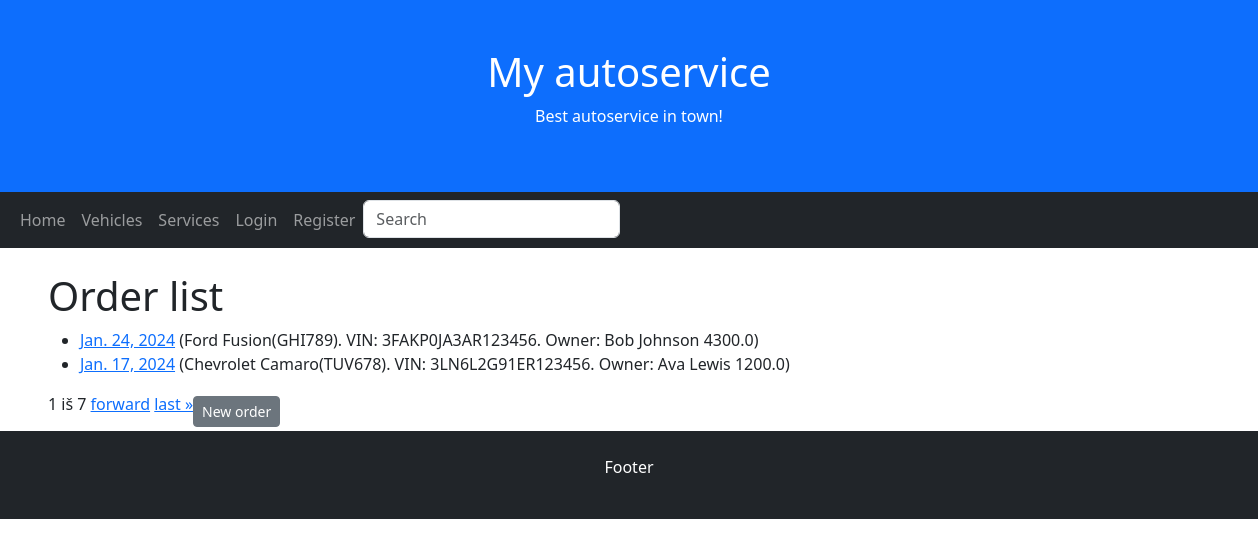
Page /autoservice/orders/ on the earlier database version.
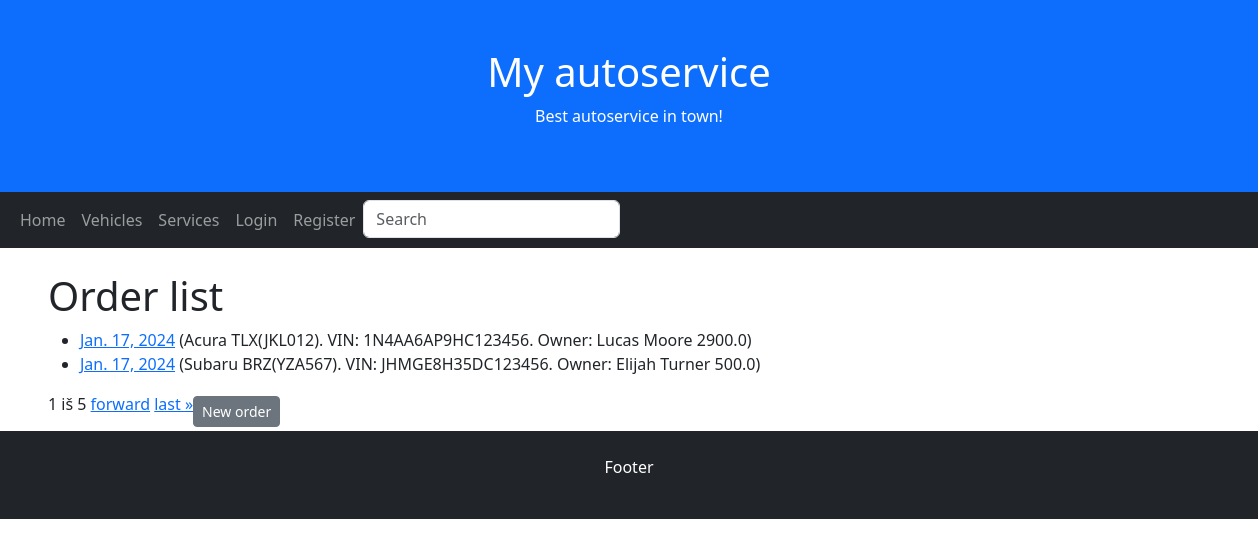
Same page on the later database version.
### autoservice/models.py (models this page shows, shortened)
class Order(models.Model):
    date = models.DateField(verbose_name='Date', auto_now=True, null=True, blank=True)
    vehicle = models.ForeignKey(to='Vehicle', on_delete=models.CASCADE)
    total = models.FloatField(verbose_name='Total', null=True, blank=True)
    client = models.ForeignKey(User, on_delete=models.CASCADE, blank=True, null=True)
    return_due = models.DateField(verbose_name="Return due", null=True, blank=True)
    ORDER_STATUS = (
        ('r', 'Received'),
        ('c', 'Confirmed'),
        ('ip', 'In-progress'),
        ('co', 'Complete'),
    )
    order_status = models.CharField(max_length=2, choices=ORDER_STATUS, blank=True, default='r', help_text='Order status')
    class Meta:
        verbose_name = 'Order'
        verbose_name_plural = 'Orders'

class Vehicle(models.Model):
    model = models.ForeignKey(to='Model', on_delete=models.CASCADE)
    plate = models.CharField(verbose_name='Plate number', max_length=50, null=True, blank=True)
    vin = models.CharField(verbose_name='VIN number', max_length=50, null=True, blank=True)
    client = models.CharField(verbose_name='Client', max_length=50, null=True, blank=True)
    cover = models.ImageField('Cover', upload_to='covers', null=True, blank=True)
    def __str__(self):
        return f"{self.model}({self.plate}). VIN: {self.vin}. Owner: {self.client}"
    class Meta:
        verbose_name = 'Vehicle'
        verbose_name_plural = 'Vehicles'

class Model(models.Model):
    make = models.CharField(verbose_name='Make', max_length=50, null=True, blank=True)
    model = models.CharField(verbose_name='Model', max_length=50, null=True, blank=True)
    desc = HTMLField(null=True, blank=True)
    def __str__(self):
        return f"{self.make} {self.model}"
    class Meta:
        verbose_name = 'Model'
        verbose_name_plural = 'Models'

### autoservice/views.py (the view)
# urls.py: path('orders/', views.OrderListView.as_view(), name='orders'),
class OrderListView(generic.ListView):
    model = Order
    paginate_by = 2
    template_name = 'order_list.html'

### autoservice/templates/order_list.html (shortened to what this page needs)
{% extends "base.html" %}
{% block "content" %}
  <h1>Order list</h1>
  {% if order_list %}
  <ul>
    {% for order in order_list %}
      <li>
        <a href="{{ order.id }}">{{ order.date }}</a> ({{order.vehicle}} {{order.total}})
      </li>
    {% endfor %}
  </ul>
  {% else %}
    <p>There are currently no orders.</p>
  {% endif %}
<div class="pagination">
    <span class="step-links">
        <span class="current">
            {{ page_obj.number }} iš {{ page_obj.paginator.num_pages }}
        </span>
        {% if page_obj.has_next %}
            <a href="?page={{ page_obj.next_page_number }}">forward</a>
            <a href="?page={{ page_obj.paginator.num_pages }}">last &raquo;</a>
        {% endif %}
    </span>
    <div>
    <a class="btn btn-secondary btn-sm mt-1 mb-1" href="{% url 'new_user_order' %}">New order</a>
    </div>
</div>
{% endblock %}

Differences in the rows shown:
removed Order: date "Jan. 24, 2024", vehicle "Ford Fusion(GHI789). VIN: 3FAKP0JA3AR123456. Owner: Bob Johnson", total "4300.0"
removed Order: date "Jan. 17, 2024", vehicle "Chevrolet Camaro(TUV678). VIN: 3LN6L2G91ER123456. Owner: Ava Lewis", total "1200.0"
now on this page (row unchanged): Order: date "Jan. 17, 2024", vehicle "Acura TLX(JKL012). VIN: 1N4AA6AP9HC123456. Owner: Lucas Moore", total "2900.0"
now on this page (row unchanged): Order: date "Jan. 17, 2024", vehicle "Subaru BRZ(YZA567). VIN: JHMGE8H35DC123456. Owner: Elijah Turner", total "500.0"
Other differences:
{{ page_obj.paginator.num_pages }}: "7" → "5"
